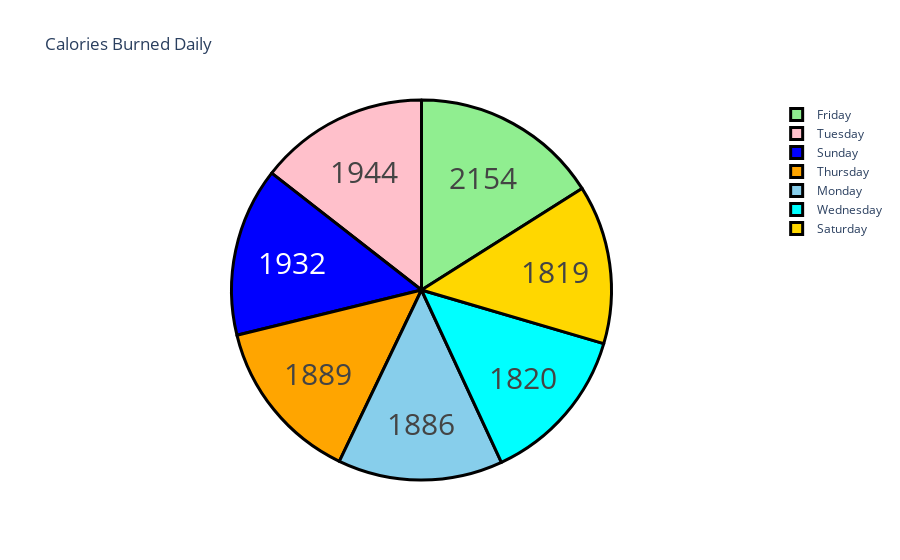

This figure's notebook cell:
### Markdown cell above
let’s have a look at the number of calories burned on each day of the week

### Code cell
calories = data["Day"].value_counts()
label = calories.index
counts = data["Calories"]
colors = ['gold','lightgreen', "pink", "blue", "skyblue", "cyan", "orange"]

fig = go.Figure(data=[go.Pie(labels=label, values=counts)])
fig.update_layout(title_text='Calories Burned Daily')
fig.update_traces(hoverinfo='label+percent', textinfo='value', textfont_size=30,
                  marker=dict(colors=colors, line=dict(color='black', width=3)))
fig.show()

### Figure 1 — Plotly figure (JSON) as saved in the notebook; plotly's stock layout.template omitted (floating-point values rounded to 4 significant figures; data arrays with more than 128 entries replaced by an {"elided": "..."} marker saying what was removed)
{"data": [{"hoverinfo": "label+percent", "labels": ["Saturday", "Friday", "Tuesday", "Sunday", "Monday", "Wednesday", "Thursday"], "marker": {"colors": ["gold", "lightgreen", "pink", "blue", "skyblue", "cyan", "orange"], "line": {"color": "black", "width": 3}}, "textfont": {"size": 30}, "textinfo": "value", "type": "pie", "values": {"elided": "457 int values"}}], "layout": {"title": {"text": "Calories Burned Daily"}}}
